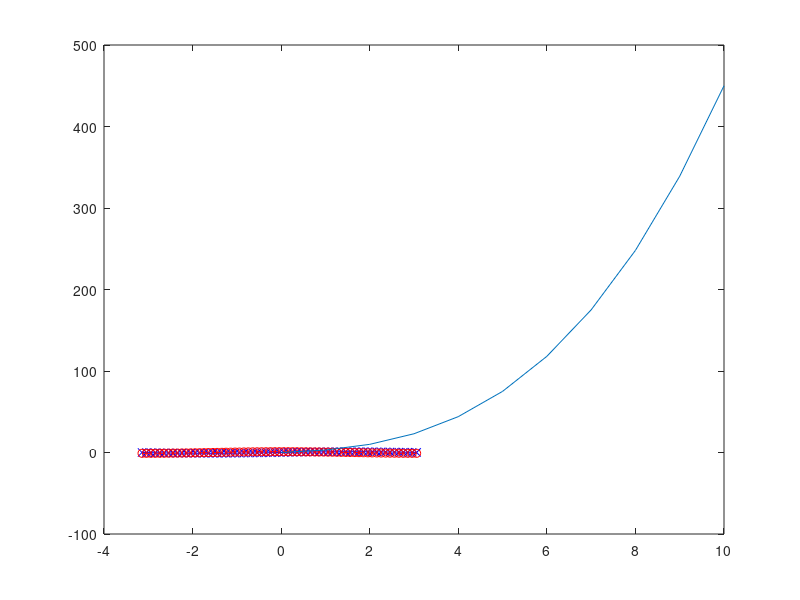

MATLAB code to generate this figure:
%% conditional statments and loops 
a=-1;
if a>0
    x=0
elseif a<0
    x=1
else 
    x=2
end

%%

A=[1 2 ; 3 4];
B=[5;8];
x=A\B
%%
%D=randi([1 6],1,6);
%E=randi([1,6],1,6);
n=1000;
D1=0;
D2=0;

x=0;

while D1~=6 || D2~=6 %the condition of the while loop ...
    % (it loop will keep on going until the condition is met%...
    %when D1,D2 aren't equal to 6 then it will keep going 
    D1=randi(6); %makes this equation keep on going%
    D2=randi(6); 
    x=x+1; %counts how many times it took !%
end
disp(x)
disp([D1,D2])

%% day 5 of coding
x = -pi:0.1:pi;
plot(x,sin(x),'-xb');
hold on 
plot(x,cos(x),'--or');

%% 
l=10; %length of interval
N=10;%number of steps
x(1)=0;
f(1)=0;
h=l/N;


for n=1:N
    f(n+1)=f(n)+h*(n^2+n+1);
end
x=linspace(0,l,N+1);
plot(x,f);